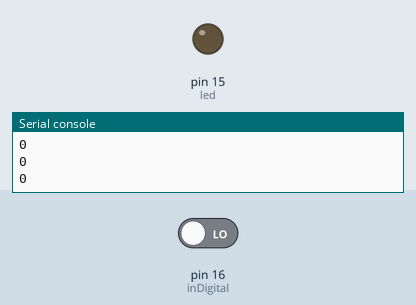
Recording of a program running on a simulated MicroPython board. On the bench: output pins drawn as LEDs (lit = HIGH), the last lines printed to the serial console. The inputs (shaded band) are chosen by the test bench; at power-on: pin 16 (inDigital) LOW.

Above: at 1.2 s.
1.3 s: pin 16 (inDigital) driven HIGH
At 2.0 s:
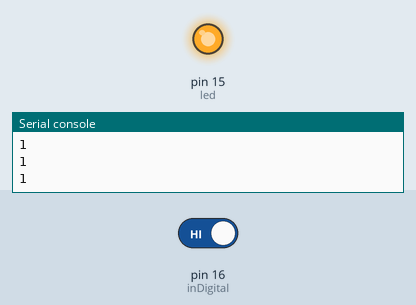
2.8 s: pin 16 (inDigital) driven LOW
At 3.2 s:
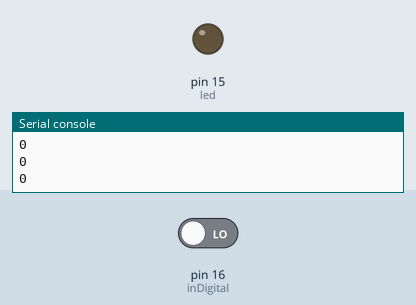
Timing chart, 0 to 5.8 s (numbered marks = the images above; inputs shaded):
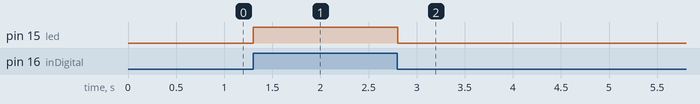

Measured:
- after the input at 1.3 s, pin 15 (led): LOW → HIGH at once
- after the input at 2.8 s, pin 15 (led): HIGH → LOW at once

The program:

main.py
```python
import machine
import utime

sensor = machine.Pin(26, machine.Pin.IN) #entrada Analogica del sensor
inDigital = machine.Pin(16, machine.Pin.IN) #entrada Digital del sensor
led = machine.Pin(15, machine.Pin.OUT) #Salidad led
adcIN = machine.ADC(sensor)

while True:

    if inDigital.value() == 1: #leemos el valor de la entada digital y probamos si es true
        led.value(1) #Activa led
        print("1") #imprimo
    if inDigital.value() == 0:
        led.value(0)
        print("0")
    utime.sleep_ms(100)
```
